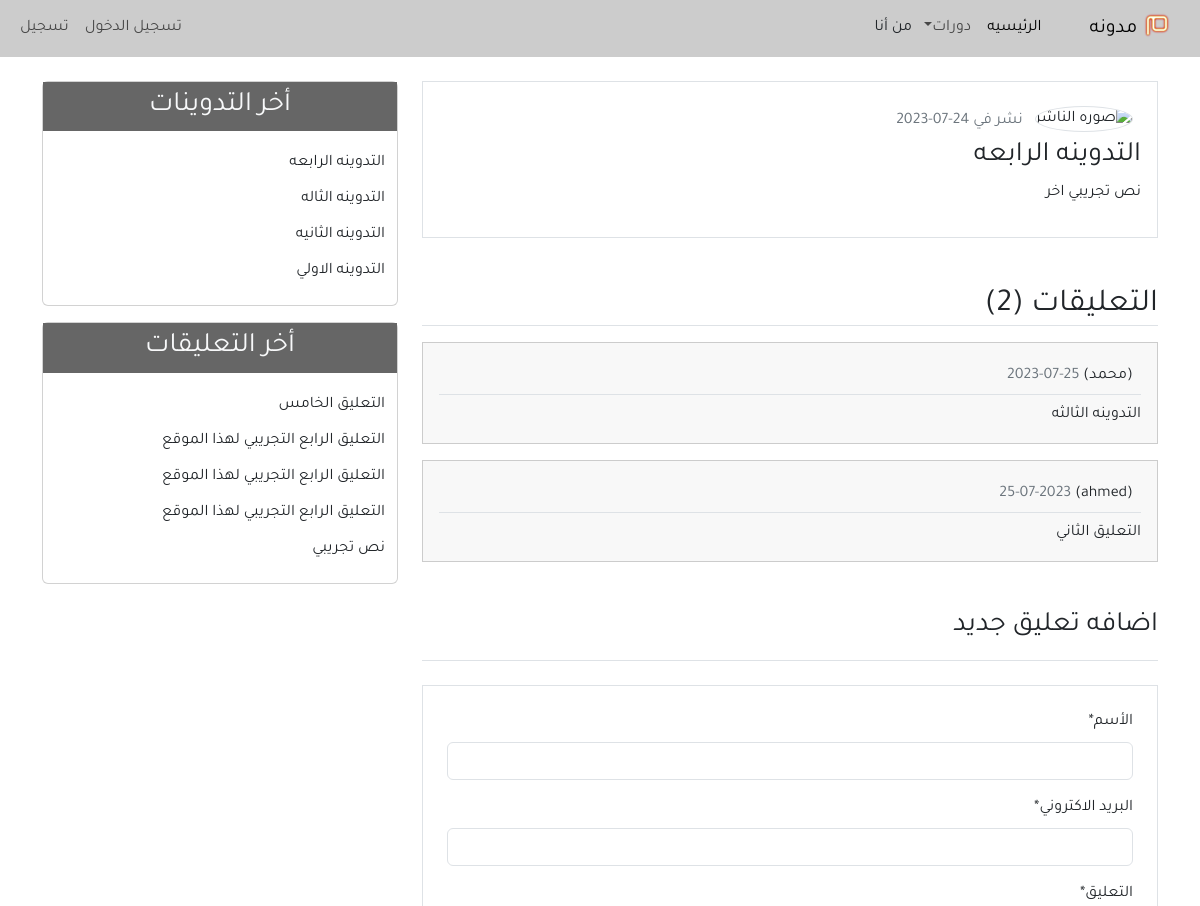
Before: /detail/4/ (upper part) with the older database file.
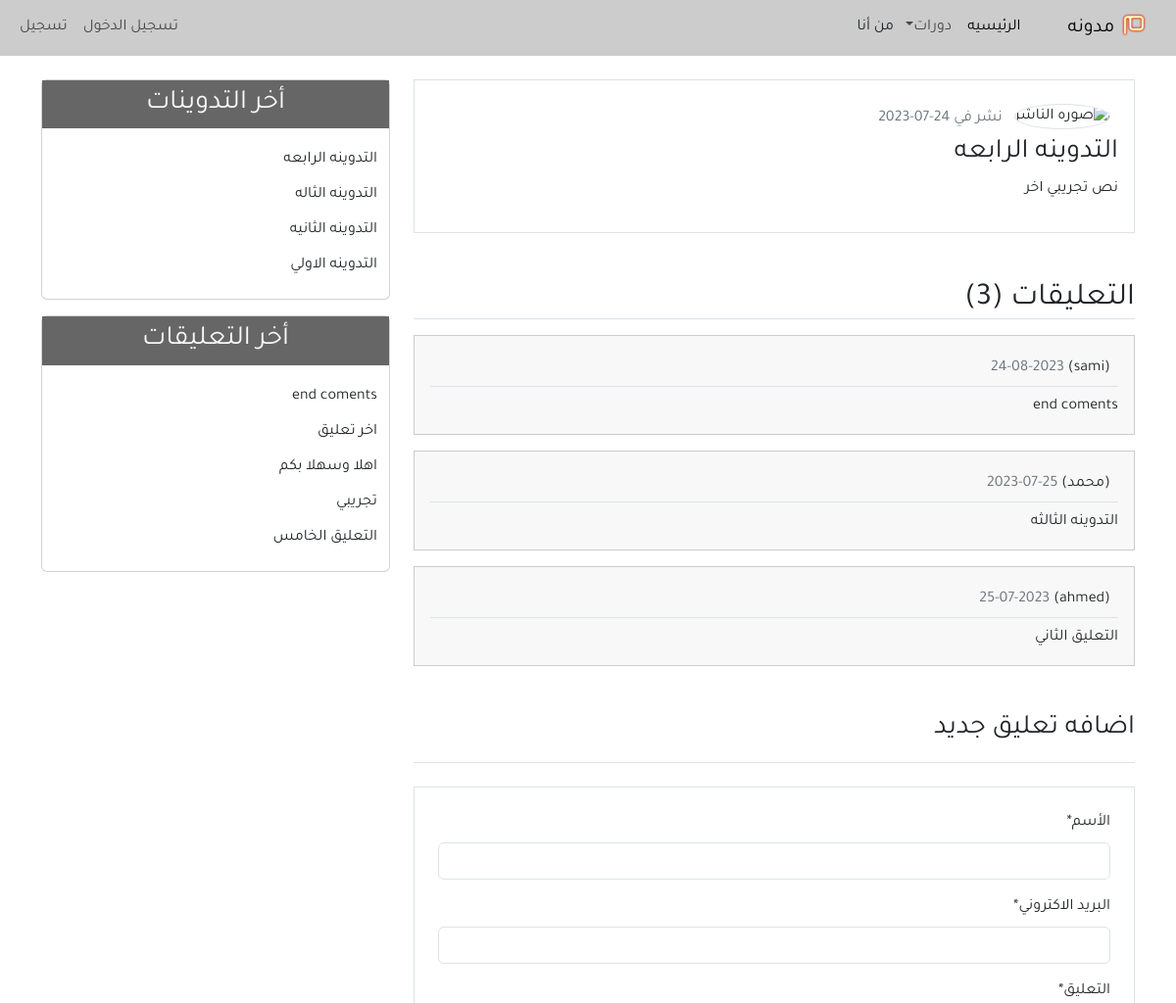
After: the same page with the newer database file.
### blog/models.py (models this page shows, shortened)
class Comment(models.Model):
    name = models.CharField(max_length=100, verbose_name='الأسم')
    email = models.EmailField(verbose_name='البريد الاكتروني')
    body = models.TextField(verbose_name='التعليق')
    comment_date = models.DateTimeField(auto_now_add=True)
    active = models.BooleanField(default=False)
    post = models.ForeignKey(Post, on_delete=models.CASCADE, related_name='comments')
    class Meta:
        ordering = ('-comment_date'),

class Post(models.Model):
    title = models.CharField(max_length=100)
    content = models.TextField()
    post_date = models.DateTimeField(default=timezone.now)
    post_update = models.DateTimeField(auto_now=True)
    author = models.ForeignKey(User, on_delete=models.CASCADE)
    def __str__(self):
        return self.title
    class Meta:
        ordering = ('-post_date'),

### blog/views.py (the view)
# urls.py: path('detail/<int:post_id>/', views.post_detail, name='detail')
def post_detail(request, post_id):
    post = get_object_or_404(Post, pk=post_id)
    comments = post.comments.filter(active=True)
    if request.method == 'POST':
        comment_form = NewComment(data=request.POST)
        if comment_form.is_valid():
            new_comment = comment_form.save(commit=False)
            new_comment.post = post
            new_comment.save()
            return redirect('detail', post_id)
    else:
        comment_form = NewComment()
    context = {
        'title': post,
        'post': post,
        'comments': comments,
        'comment_form': comment_form,
    }
    return render(request, 'blog/detail.html', context)

### blog/forms.py
class NewComment(forms.ModelForm):
    class Meta:
        model = Comment
        fields = ('name','email','body')

### blog/templatetags/post_tags.py (called while the page is built)
@register.inclusion_tag('blog/latest_posts.html')
def latest_posts():
    context={
    'l_posts' : Post.objects.all()[0:5]
    }
    return context

@register.inclusion_tag('blog/latest_comments.html')
def latest_comments():
    context={
    'l_comments' : Comment.objects.filter(active=True)[0:5]
    }
    return context

### blog/templates/blog/detail.html (shortened to what this page needs)
{% extends "blog/base.html" %}
{% block content %}
{% load crispy_forms_tags %}
    <div class =" border p-3 mb-3">
        <img class =" img-fluid rounded-circle border m-2" width ="70px" src ="https://encrypted-tbn0.gstatic.com/images?q=tbn:ANd9GcQQFh8p_v0S06A3meFD4QOIYcMozNLY3Rofj9YMbME0zW0JA0IwkoegzHjSi-ZjaEeltzU&usqp=CAU" alt ="صوره الناشر">
        <span class ="text-secondary">نشر في {{post.post_date| date:'d-m-Y'}}</span>
        <h3>{{post.title}}</h3>
        <p>{{post.content}}</p>
    </div>
        <h2 class = "border-bottom mt-5 mb-3"> التعليقات ({{comments.count}})</h2>
            {% for comment in comments %}
                <ul class = "mb-3 p-3 comment">
                    <h6 class = "border-bottom p-2">({{comment.name}})
                         <span class = "text-secondary">{{comment.comment_date|date:'d-m-Y'}}</span></h6>
                  {{comment.body}}
                </ul>
            {% empty %}
            <h6 class = "text-center p-4 comment">
                 لا يوجد تعليقات
            </h6>
            {% endfor %}
   <h3 class = "border-bottom pb-3 mb-3 mt-5"> اضافه تعليق جديد</h3>
   <div class="border p-4 mb-5 mt-4">
    <form method="POST">
        {{comment_form|crispy}}
    </form>
</div>
{% endblock content %}

### blog/templates/blog/latest_posts.html
<ul class = "list-group-flush latest-post">
    {% for post in l_posts %}
        <li class = "list-group-item latest-post-item">
            <a class = "text-dark" href = "{% url 'detail' post.id %}">{{post.title}}</a>
        </li>
    {% endfor %}
</ul>

### blog/templates/blog/latest_comments.html
<ul class="list-group-flush latest-comment">
    {% for comment in l_comments %}
    <li class="list-group-item latest-comment-item">
        <a class="text-dark" href="{% url 'detail' comment.post.id %}">
            {% if comment.body|length > 40 %}
            {{comment.body|slice:'45'}} ..
            {% else %}
            {{comment.body}}
            {% endif %}
        </a>
    </li>
    {% empty %}
    <li class="list-group-item latest-comment-item">لا يوجد تعليقات</li>
    {% endfor %}
</ul>

Changed rows visible on the page:
no longer on this page (row unchanged): Comment: body "التعليق الرابع التجريبي لهذا الموقع", shown under "أخر التعليقات"
no longer on this page (row unchanged): Comment: body "التعليق الرابع التجريبي لهذا الموقع", shown under "أخر التعليقات"
no longer on this page (row unchanged): Comment: body "التعليق الرابع التجريبي لهذا الموقع", shown under "أخر التعليقات"
no longer on this page (row unchanged): Comment: body "نص تجريبي", shown under "أخر التعليقات"
added Comment: name "sami", comment_date "24-08-2023", body "end coments"
added Comment: body "اخر تعليق", shown under "أخر التعليقات"
added Comment: body "اهلا وسهلا بكم", shown under "أخر التعليقات"
now on this page (row edited): Comment: body "تجريبي", shown under "أخر التعليقات"
Other visible differences:
{{ comments.count }}: "2" → "3"
